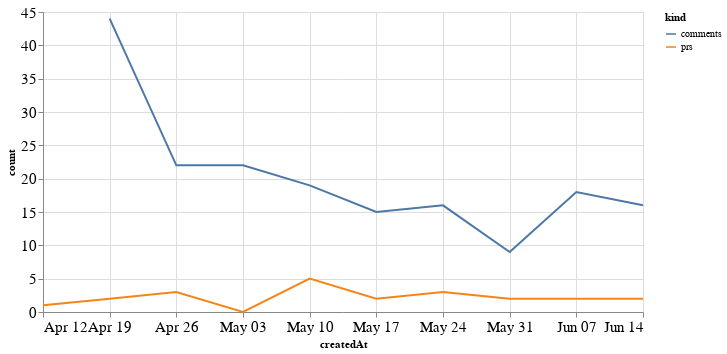

The notebook cell saved with this chart:
### Code cell
alt.Chart(total_time, width=600).mark_line().encode(
    x='createdAt',
    y='count',
    color='kind'
)

### Figure 1 — Vega-Lite specification as saved in the notebook (floating-point values rounded to 4 significant figures)
{"config": {"axisLeft": {"labelFontSize": 15}, "axisBottom": {"labelFontSize": 15}}, "data": {"name": "data-3b2c6d0d78d3a1502cd50c40bf3ddd45"}, "mark": "line", "encoding": {"color": {"type": "nominal", "field": "kind"}, "x": {"type": "temporal", "field": "createdAt"}, "y": {"type": "quantitative", "field": "count"}}, "width": 600, "$schema": "https://vega.github.io/schema/vega-lite/v4.8.1.json", "datasets": {"data-3b2c6d0d78d3a1502cd50c40bf3ddd45": [{"createdAt": "2020-04-12T00:00:00", "kind": "prs", "count": 1.0}, {"createdAt": "2020-04-19T00:00:00", "kind": "prs", "count": 2.0}, {"createdAt": "2020-04-26T00:00:00", "kind": "prs", "count": 3.0}, {"createdAt": "2020-05-03T00:00:00", "kind": "prs", "count": 0.0}, {"createdAt": "2020-05-10T00:00:00", "kind": "prs", "count": 5.0}, {"createdAt": "2020-05-17T00:00:00", "kind": "prs", "count": 2.0}, {"createdAt": "2020-05-24T00:00:00", "kind": "prs", "count": 3.0}, {"createdAt": "2020-05-31T00:00:00", "kind": "prs", "count": 2.0}, {"createdAt": "2020-06-07T00:00:00", "kind": "prs", "count": 2.0}, {"createdAt": "2020-06-14T00:00:00", "kind": "prs", "count": 2.0}, {"createdAt": "2020-04-12T00:00:00", "kind": "comments", "count": null}, {"createdAt": "2020-04-19T00:00:00", "kind": "comments", "count": 44.0}, {"createdAt": "2020-04-26T00:00:00", "kind": "comments", "count": 22.0}, {"createdAt": "2020-05-03T00:00:00", "kind": "comments", "count": 22.0}, {"createdAt": "2020-05-10T00:00:00", "kind": "comments", "count": 19.0}, {"createdAt": "2020-05-17T00:00:00", "kind": "comments", "count": 15.0}, {"createdAt": "2020-05-24T00:00:00", "kind": "comments", "count": 16.0}, {"createdAt": "2020-05-31T00:00:00", "kind": "comments", "count": 9.0}, {"createdAt": "2020-06-07T00:00:00", "kind": "comments", "count": 18.0}, {"createdAt": "2020-06-14T00:00:00", "kind": "comments", "count": 16.0}]}}
